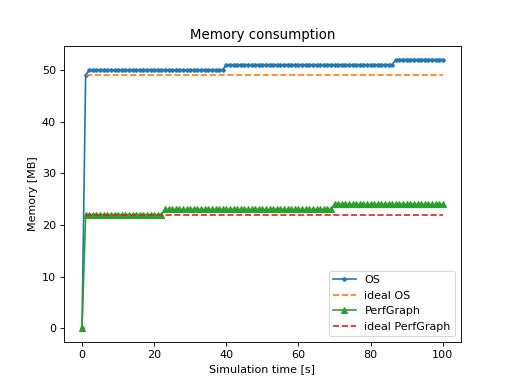

Here is the Python script that generated this plot:
import csv

time = []
total_mem = []
total_mem_pg = []

with open('macos/50/benchmark.csv') as f:
    reader = csv.DictReader(f)
    for row in reader:
        time.append(float(row['time']))
        total_mem.append(float(row['total_mem']))
        total_mem_pg.append(float(row['total_mem_pg']))

plt.title("Memory consumption")
plt.plot(time, total_mem, marker='.', label='OS')
plt.plot([1, 100], [total_mem[1], total_mem[1]], '--', label='ideal OS')
plt.plot(time, total_mem_pg, marker='^', label='PerfGraph')
plt.plot([1, 100], [total_mem_pg[1], total_mem_pg[1]], '--', label='ideal PerfGraph')

plt.legend()
plt.xlabel("Simulation time [s]")
plt.ylabel("Memory [MB]")
plt.show()
